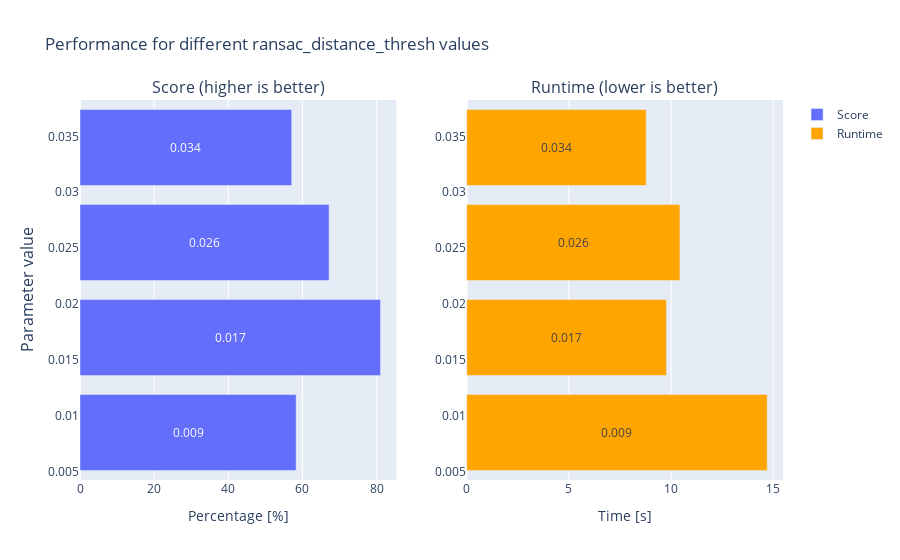
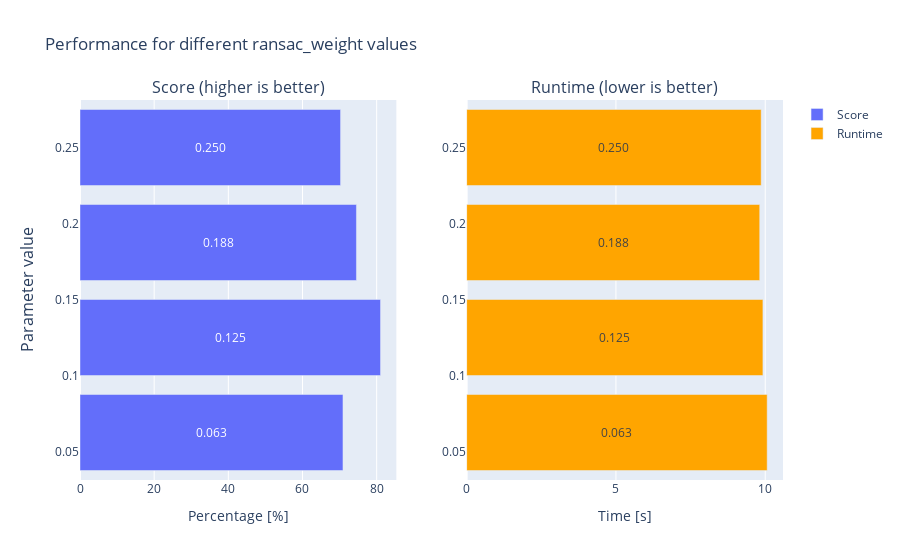
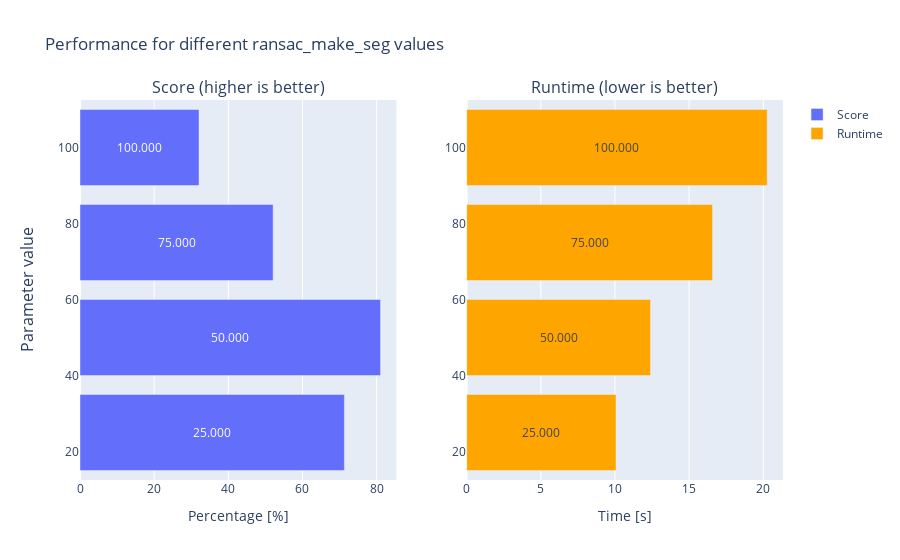
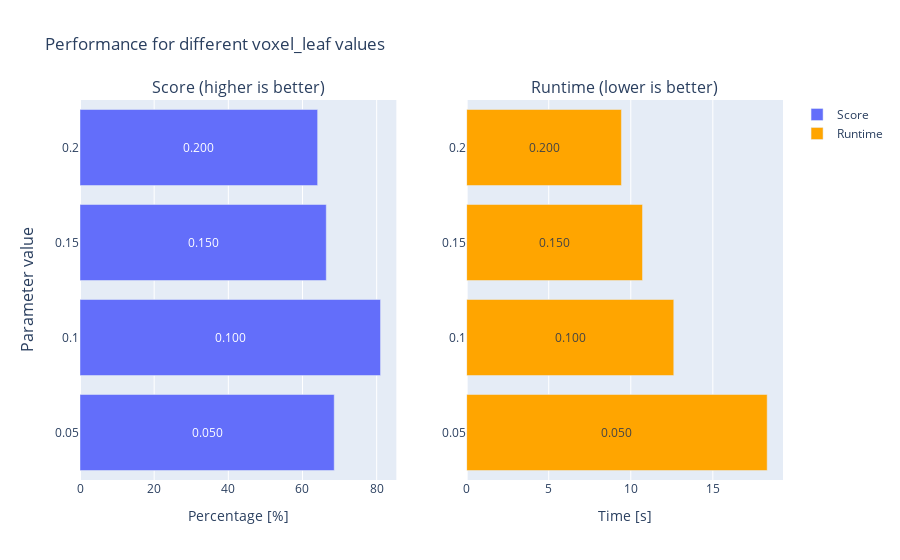

Notebook cell for these charts, in order:
### Markdown cell above
The following parameters can be tested (standard value on right hand side):

0. ransac_distance_thresh=0.017
1. ransac_weight=0.125
2. ransac_make_seg=50,
3. voxel_leaf=0.1
4. plane_near_ground=0.8
5. cut=[0, 30, -3.5, 3.5, -1, 1.5]
6. max_iter=4
7. min_points=100

The optimizer takes the following input:

`def dumb_optimizer(varIndex, start, end, steps=6)`

The score and runtime are displayed in the following plots.

The score is calculated as the average value of inlier percentage per detected plane, that is considered a ramp. Hence it is also possible to get a perfect score of 100%, while only one plane was detected. To tackle this problem, another plot was created further down, which shows the ratio and count of true positives and false positives.

The best way to evaluate would be to set a constant number of positives manually. E.g. if the car is 20m in front of a ramp it should be able to detect it, until the lower threshold has been reached, e.g. 5m before the ramp, at which the lidar can not distinguish between ground and ramp anymore.

Because right now the amount of positives changes for each sample / parameter change, which is not good.

### Code cell
# Standard parameters
params = [0.017, 0.125, 50, 0.1, 0.8, 4, 100, [0, 30, -3.5, 3.5, -1, 1.5]]
# Change each parameter by 50 to 100% and explore their influence
for i in range(7):
    if i != 4:
        dumb_optimizer(i, params[i]*0.5, params[i]*2, 4)

### Figure 1 — Plotly figure (JSON) as saved in the notebook; plotly's stock layout.template omitted (floating-point values rounded to 4 significant figures)
{"data": [{"textposition": "inside", "name": "Score", "texttemplate": "%{y:.3f}", "insidetextanchor": "middle", "y": [0.0085, 0.017, 0.0255, 0.034], "x": [58.28, 81.05, 67.17, 57.08], "type": "bar", "orientation": "h"}, {"textposition": "inside", "name": "Runtime", "yaxis": "y2", "texttemplate": "%{y:.3f}", "insidetextanchor": "middle", "marker": {"color": "orange"}, "xaxis": "x2", "y": [0.0085, 0.017, 0.0255, 0.034], "x": [14.7, 9.774, 10.43, 8.782], "type": "bar", "orientation": "h"}], "layout": {"title": {"text": "Performance for different ransac_distance_thresh values"}, "yaxis": {"domain": [0, 1], "anchor": "x"}, "xaxis2": {"domain": [0.55, 1], "anchor": "y2", "title": {"text": "Time [s]"}}, "yaxis2": {"domain": [0, 1], "anchor": "x2"}, "xaxis": {"domain": [0, 0.45], "anchor": "y", "title": {"text": "Percentage [%]"}}, "annotations": [{"yanchor": "bottom", "xref": "paper", "xanchor": "center", "yref": "paper", "text": "Score (higher is better)", "y": 1, "x": 0.225, "font": {"size": 16}, "showarrow": false}, {"yanchor": "bottom", "xref": "paper", "xanchor": "center", "yref": "paper", "text": "Runtime (lower is better)", "y": 1, "x": 0.775, "font": {"size": 16}, "showarrow": false}, {"yanchor": "middle", "xref": "paper", "xanchor": "right", "yref": "paper", "text": "Parameter value", "xshift": -40, "textangle": -90, "y": 0.5, "x": 0, "font": {"size": 16}, "showarrow": false}]}}

### Figure 2 — Plotly figure (JSON) as saved in the notebook; plotly's stock layout.template omitted (floating-point values rounded to 4 significant figures)
{"data": [{"textposition": "inside", "name": "Score", "texttemplate": "%{y:.3f}", "insidetextanchor": "middle", "y": [0.0625, 0.125, 0.1875, 0.25], "x": [70.92, 81.05, 74.55, 70.27], "type": "bar", "orientation": "h"}, {"textposition": "inside", "name": "Runtime", "yaxis": "y2", "texttemplate": "%{y:.3f}", "insidetextanchor": "middle", "marker": {"color": "orange"}, "xaxis": "x2", "y": [0.0625, 0.125, 0.1875, 0.25], "x": [10.07, 9.922, 9.815, 9.864], "type": "bar", "orientation": "h"}], "layout": {"title": {"text": "Performance for different ransac_weight values"}, "yaxis": {"domain": [0, 1], "anchor": "x"}, "xaxis2": {"domain": [0.55, 1], "anchor": "y2", "title": {"text": "Time [s]"}}, "yaxis2": {"domain": [0, 1], "anchor": "x2"}, "xaxis": {"domain": [0, 0.45], "anchor": "y", "title": {"text": "Percentage [%]"}}, "annotations": [{"yanchor": "bottom", "xref": "paper", "xanchor": "center", "yref": "paper", "text": "Score (higher is better)", "y": 1, "x": 0.225, "font": {"size": 16}, "showarrow": false}, {"yanchor": "bottom", "xref": "paper", "xanchor": "center", "yref": "paper", "text": "Runtime (lower is better)", "y": 1, "x": 0.775, "font": {"size": 16}, "showarrow": false}, {"yanchor": "middle", "xref": "paper", "xanchor": "right", "yref": "paper", "text": "Parameter value", "xshift": -40, "textangle": -90, "y": 0.5, "x": 0, "font": {"size": 16}, "showarrow": false}]}}

### Figure 3 — Plotly figure (JSON) as saved in the notebook; plotly's stock layout.template omitted (floating-point values rounded to 4 significant figures)
{"data": [{"textposition": "inside", "name": "Score", "texttemplate": "%{y:.3f}", "insidetextanchor": "middle", "y": [25, 50, 75, 100], "x": [71.29, 81.05, 52.08, 32.09], "type": "bar", "orientation": "h"}, {"textposition": "inside", "name": "Runtime", "yaxis": "y2", "texttemplate": "%{y:.3f}", "insidetextanchor": "middle", "marker": {"color": "orange"}, "xaxis": "x2", "y": [25, 50, 75, 100], "x": [10.07, 12.4, 16.58, 20.27], "type": "bar", "orientation": "h"}], "layout": {"title": {"text": "Performance for different ransac_make_seg values"}, "yaxis": {"domain": [0, 1], "anchor": "x"}, "xaxis2": {"domain": [0.55, 1], "anchor": "y2", "title": {"text": "Time [s]"}}, "yaxis2": {"domain": [0, 1], "anchor": "x2"}, "xaxis": {"domain": [0, 0.45], "anchor": "y", "title": {"text": "Percentage [%]"}}, "annotations": [{"yanchor": "bottom", "xref": "paper", "xanchor": "center", "yref": "paper", "text": "Score (higher is better)", "y": 1, "x": 0.225, "font": {"size": 16}, "showarrow": false}, {"yanchor": "bottom", "xref": "paper", "xanchor": "center", "yref": "paper", "text": "Runtime (lower is better)", "y": 1, "x": 0.775, "font": {"size": 16}, "showarrow": false}, {"yanchor": "middle", "xref": "paper", "xanchor": "right", "yref": "paper", "text": "Parameter value", "xshift": -40, "textangle": -90, "y": 0.5, "x": 0, "font": {"size": 16}, "showarrow": false}]}}

### Figure 4 — Plotly figure (JSON) as saved in the notebook; plotly's stock layout.template omitted (floating-point values rounded to 4 significant figures)
{"data": [{"textposition": "inside", "name": "Score", "texttemplate": "%{y:.3f}", "insidetextanchor": "middle", "y": [0.05, 0.1, 0.15, 0.2], "x": [68.56, 81.05, 66.41, 64.08], "type": "bar", "orientation": "h"}, {"textposition": "inside", "name": "Runtime", "yaxis": "y2", "texttemplate": "%{y:.3f}", "insidetextanchor": "middle", "marker": {"color": "orange"}, "xaxis": "x2", "y": [0.05, 0.1, 0.15, 0.2], "x": [18.31, 12.62, 10.71, 9.43], "type": "bar", "orientation": "h"}], "layout": {"title": {"text": "Performance for different voxel_leaf values"}, "yaxis": {"domain": [0, 1], "anchor": "x"}, "xaxis2": {"domain": [0.55, 1], "anchor": "y2", "title": {"text": "Time [s]"}}, "yaxis2": {"domain": [0, 1], "anchor": "x2"}, "xaxis": {"domain": [0, 0.45], "anchor": "y", "title": {"text": "Percentage [%]"}}, "annotations": [{"yanchor": "bottom", "xref": "paper", "xanchor": "center", "yref": "paper", "text": "Score (higher is better)", "y": 1, "x": 0.225, "font": {"size": 16}, "showarrow": false}, {"yanchor": "bottom", "xref": "paper", "xanchor": "center", "yref": "paper", "text": "Runtime (lower is better)", "y": 1, "x": 0.775, "font": {"size": 16}, "showarrow": false}, {"yanchor": "middle", "xref": "paper", "xanchor": "right", "yref": "paper", "text": "Parameter value", "xshift": -40, "textangle": -90, "y": 0.5, "x": 0, "font": {"size": 16}, "showarrow": false}]}}
